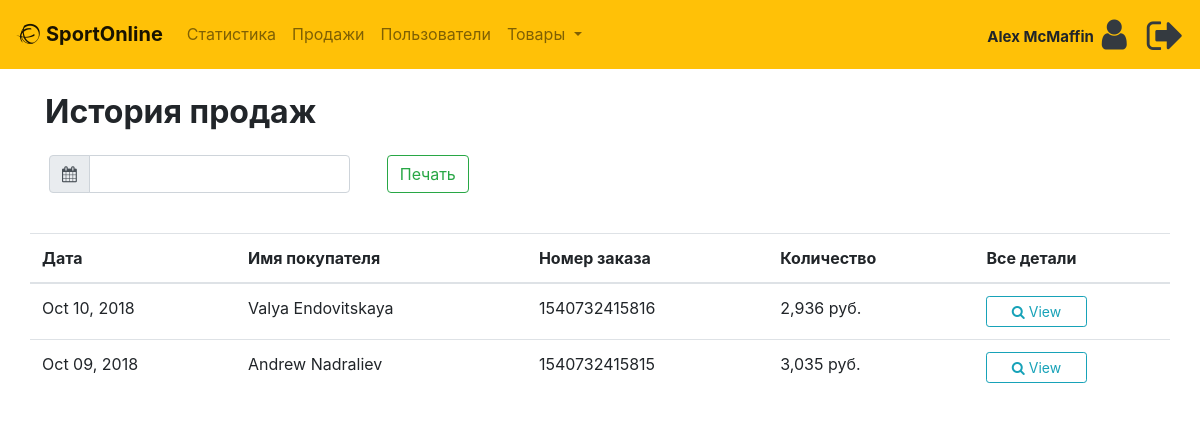
The page /admin/sales.php (signed in) on the database its author committed.
### tables this page shows
CREATE TABLE `users` ( 
`id` int PRIMARY KEY AUTO_INCREMENT, 
`email` varchar(200) NOT NULL, 
`password` varchar(60) NOT NULL, 
`type` int(1) NOT NULL DEFAULT '0', 
`firstname` varchar(50) NOT NULL, 
`lastname` varchar(50) NOT NULL, 
`address` text, 
`contact_info` varchar(100) DEFAULT NULL, 
`photo` varchar(200) NOT NULL DEFAULT 'profile.jpg', 
`status` int(1) NOT NULL DEFAULT '1', 
`created_on` date NOT NULL 
);

CREATE TABLE `sales` ( 
`id` int PRIMARY KEY AUTO_INCREMENT, 
`user_id` int NOT NULL, 
`pay_id` varchar(50) NOT NULL, 
`sales_date` date NOT NULL 
);

### admin/includes/session.php (called while the page is built, shortened)
<?php
	include '../includes/conn.php';
	$conn = $pdo->open();
	$stmt = $conn->prepare("SELECT * FROM users WHERE id=:id");
	$stmt->execute(['id'=>$_SESSION['admin']]);
	$admin = $stmt->fetch();
?>

### admin/sales.php (the view, shortened to what this page needs)
<?php include 'includes/session.php'; ?>
<?php include '../includes/header.php'; ?>
<body class="hold-transition">
<?php include 'includes/navbar.php'; ?>
<div class="container">
<div class="h2 row mt-4  col-md-12 font-weight-bold ">История продаж </div>
<div class="row mt-4 ml-1">
    <form method="POST" class="form-inline" action="sales_print.php">
       <div class="input-group mb-3">
         <div class="input-group-prepend">
            <span class="input-group-text"><i class="fa fa-calendar"></i></span>
        </div>
            <input type="text" class="form-control col-md-10" id="reservation" name="date_range">
       </div>
        <button  type="submit" class="btn btn-outline-success mb-3 ml-4" name="print">Печать</button>
       </form>
 </div>
 <div class="row mt-4">
              <table class="table">
                <thead>
                  <th >Дата</th>
                  <th >Имя покупателя</th>
                  <th >Номер заказа</th>
                  <th >Количество</th>
                  <th >Все детали</th>
                </thead>
                <tbody>
                  <?php
                    $conn = $pdo->open();
                    try{
                      $stmt = $conn->prepare("SELECT *, sales.id AS salesid FROM sales LEFT JOIN users ON users.id=sales.user_id ORDER BY sales_date DESC");
                      $stmt->execute();
                      foreach($stmt as $row){
                        $stmt = $conn->prepare("SELECT * FROM details LEFT JOIN products ON products.id=details.product_id WHERE details.sales_id=:id");
                        $stmt->execute(['id'=>$row['salesid']]);
                        $total = 0;
                        foreach($stmt as $details){
                          $subtotal = $details['price']*$details['quantity'];
                          $total += $subtotal;
                        }
                        echo "
                          <tr>
                            <td>".date('M d, Y', strtotime($row['sales_date']))."</td>
                            <td>".$row['firstname'].' '.$row['lastname']."</td>
                            <td>".$row['pay_id']."</td>
                            <td>".number_format($total)." руб.</td>
                            <td><button type='button' data-toggle='modal' data-target='#transaction' class='col-lg-7 btn btn-outline-info btn-sm transact btn-block' data-id='".$row['salesid']."'><i class='fa fa-search'></i> View</button></td>
                          </tr>
                        ";
                      }
                    }
                    catch(PDOException $e){
                      echo $e->getMessage();
                    }
                  ?>
                </tbody>
              </table>
</div>
          </div>
</body>
</html>

### includes/header.php (shortened to what this page needs)
<!DOCTYPE html>
<html>
<head>
  <link rel="stylesheet" href="https://stackpath.bootstrapcdn.com/bootstrap/4.1.3/css/bootstrap.min.css">
    <link rel="stylesheet" href="bower_components/datatables.net-bs/css/dataTables.bootstrap.min.css">
  	<link rel="stylesheet" href="https://maxcdn.bootstrapcdn.com/font-awesome/4.7.0/css/font-awesome.min.css">
</head>

### admin/includes/navbar.php (shortened to what this page needs)
<header class="main-header">
  <nav class="navbar navbar-light navbar-expand-md bg-warning justify-content-between" >
     <a href="home.php" class="navbar-brand"><i class="fa fa-ravelry" aria-hidden="true"></i>
        <b>SportOnline</b></a>
    <div class="collapse navbar-collapse" id="navbarNav">
    <ul class="navbar-nav">
        <li class="nav-item" ><a class="nav-link" href="home.php">Статистика</a></li>
        <li class="nav-item" ><a class="nav-link" href="sales.php">Продажи</a></li>
        <li class="nav-item" ><a class="nav-link" href="users.php">Пользователи</a></li>
        <li class="nav-item dropdown">
        <a class="nav-link dropdown-toggle" href="#" id="navbarDropdown" role="button" data-toggle="dropdown" aria-haspopup="true" aria-expanded="false">
          Товары
        </a>
      </li>
       </ul>
       <ul class="navbar-nav ml-auto ">
       <li  class="nav-item mt-3" ><b style="font-size: 15px"> <?php echo $admin['firstname'].' '.$admin['lastname']; ?></b></li>
        <li  class="nav-item ml-2" ><a style="font-size: 35px" href="#profile" data-toggle="modal" title="Профиль" class="nav-item text-dark" id="admin_profile"><i class="fa fa-user" aria-hidden="true"></i></a></li>
        <li  class="nav-item ml-3 mt-1" ><a style="font-size: 30px" href="../logout.php" title="Выход" class="nav-item ml-1 text-dark"><i class="fa fa-sign-out fa-lg" aria-hidden="true"></i></a></li>
        </ul>
    </div>
  </nav>
</header>

### rows shown on the page
users: firstname "Alex", lastname "McMaffin"
sales: sales_date "Oct 10, 2018", user.firstname "Valya", user.lastname "Endovitskaya", pay "1540732415816", total "2,936"
sales: sales_date "Oct 09, 2018", user.firstname "Andrew", user.lastname "Nadraliev", pay "1540732415815", total "3,035"
